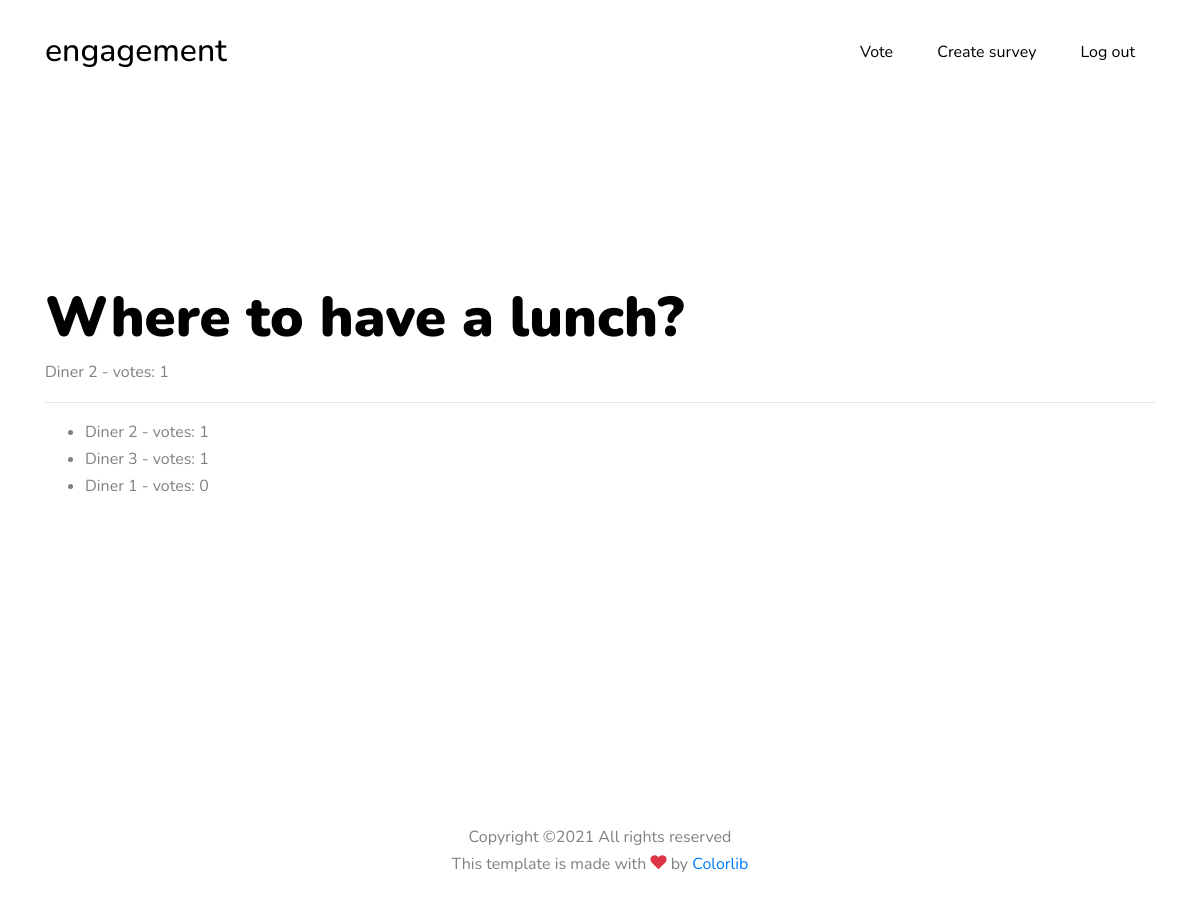
The app's page /1/result/ (signed in) with its own data.
### polls/models.py (models this page shows, shortened)
class Question(models.Model):
    title = models.CharField(max_length=128, verbose_name="Question", default='Where to have a lunch?')
    date_published = models.DateField(default=date.today)
    result = models.ForeignKey(Answer,
                               on_delete=models.CASCADE,
                               blank=True,
                               null=True,
                               verbose_name="Result")

class VotesCounter(models.Model):
    answer_id = models.OneToOneField(Answer,
                                     on_delete=models.CASCADE,
                                     verbose_name="Answer")
    question_id = models.ForeignKey(Question,
                                    on_delete=models.CASCADE,
                                    verbose_name="Question")
    votes = models.IntegerField(verbose_name="Votes", default=0)
    def __str__(self):
        return self.answer_id.answer

class Answer(models.Model):
    answer = models.CharField(max_length=64)

### polls/views.py (the view)
# urls.py: path('<int:question_id>/result/', views.result, name='result'),
@login_required
def result(request, question_id):
    question = get_object_or_404(Question, id=question_id)
    max_votes_answer = question.votescounter_set.order_by('-votes').first()
    return render(request, 'polls/result.html', {
        'question': question,
        'max_votes_answer': max_votes_answer,
    })

### polls/templates/polls/result.html (shortened to what this page needs)
{% extends "base.html" %}
{% block content %}
    <h1>{{ question.title }}</h1>
    {{ max_votes_answer }} - votes: {{ max_votes_answer.votes }}
    <br>
    <hr>
    <ul>
    {% for answer in question.votescounter_set.all|dictsortreversed:"votes" %}
        <li>{{ answer }} - votes: {{ answer.votes }}</li>
    {% endfor %}
    </ul>
{% endblock %}

### static/css/style.css (style rules this page uses)
body { line-height: 1.7; color: gray; font-weight: 400; font-size: 1rem; }
h1, h2, h3, h4, h5, .h1, .h2, .h3, .h4, .h5 { font-family: "Nunito", -apple-system, BlinkMacSystemFont, "Segoe UI", Roboto, "Helvetica Neue", Arial, sans-serif, "Apple Color Emoji", "Segoe UI Emoji", "Segoe UI Symbol", "Noto Color Emoji"; }
.site-blocks-cover h1 { font-size: 3.5rem; font-weight: 400; color: #000; font-weight: 900; }

### records on screen
Question: title "Where to have a lunch?"
VotesCounter: answer_id.answer "Diner 2", votes "1"
VotesCounter: answer_id.answer "Diner 3", votes "1"
VotesCounter: answer_id.answer "Diner 1", votes "0"
